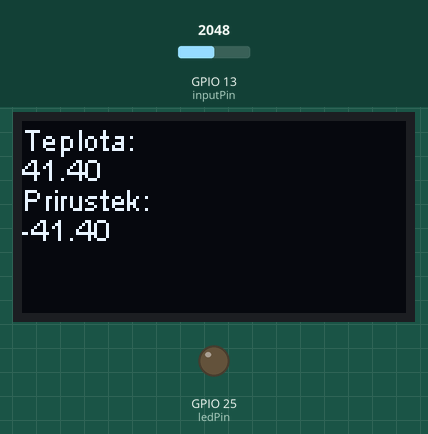
Simulated run of this sketch. Board: ESP32. Parts: 128×64 one-colour display, output pins drawn as LEDs (lit = HIGH). The test bench sets the inputs (shaded band); at power-on: GPIO 13 (inputPin) = 2048. What the sketch prints to the serial monitor is not drawn.

Above: at 3.2 s.
3.3 s: GPIO 13 (inputPin) set to 2441
At 3.71 s:
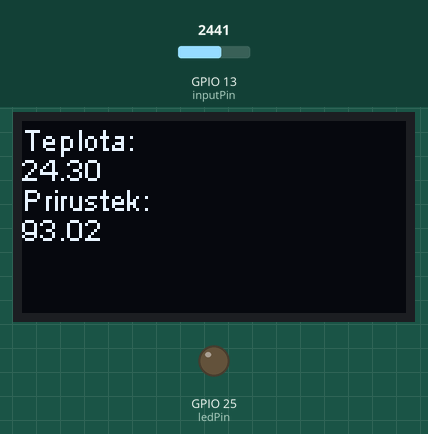
5.9 s: GPIO 13 (inputPin) set to 2556
At 6.14 s:
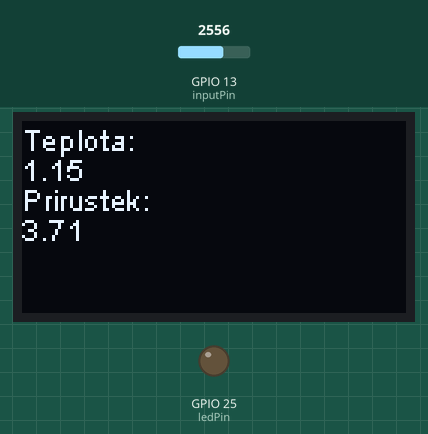
7.4 s: GPIO 13 (inputPin) set to 2866
At 11.8 s:
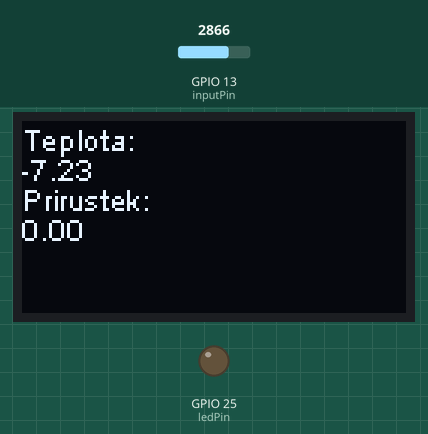
Timing chart, 0 to 13.3 s (numbered marks = the images above; inputs shaded):
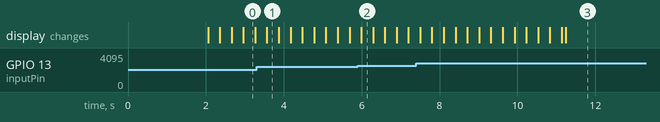

The sketch:

main.ino
```cpp
#include "Arduino.h"
#include "heltec.h"
#include "images.h"

const int numReadings = 100;


/* Termistor settings */
const int rezistor = 47000; //22000
const int termNom = 22000;
const int refTemp = 25;
const int beta = 3950;


float readings[numReadings];      // the readings from the analog input
int readIndex = 0;              // the index of the current reading
float total = 0;                  // the running total
float average = 0;                // the average

float tempDiffArr[60];
unsigned long tempDiffIndex = 0;
float tempDiff;

const int inputPin = 13; // THERMISTOR PIN
const int ledPin = 25;

const unsigned long interval = 1000;
unsigned long startMillis;

unsigned long LEDMillis;

void setup() {
	pinMode(ledPin, OUTPUT);

	Heltec.begin(true /*DisplayEnable Enable*/, false /*LoRa Disable*/, true /*Serial Enable*/);
	Heltec.display->flipScreenVertically();
	Heltec.display->clear();
	Heltec.display->setFont(ArialMT_Plain_10);

	Heltec.display->drawXbm(0, 0, nerudny_logo_width, nerudny_logo_height, nerudny_logo_bits);
  Heltec.display->drawString(60, 20, "Nerudny");
  Heltec.display->drawString(60, 30, "lezak");
  Heltec.display->drawString(90, 50, "v. 0.0.1");
	Heltec.display->display();
	delay(2000);

	Serial.begin(115200);
	for (int thisReading = 0; thisReading < numReadings; thisReading++) {
	readings[thisReading] = 0; // set the array to 0 on all positions
  	}
	for (int thisReading = 0; thisReading < 60; thisReading++) {
	tempDiffArr[thisReading] = 0;
  	}
	startMillis = millis();
}

void loop() {
	unsigned long currMillis = millis();

	// subtract the last reading:
	total = total - readings[readIndex];
	// read from the sensor:
	readings[readIndex] = ReadVoltage(inputPin);
	// add the reading to the total:
	total = total + readings[readIndex];
	// advance to the next position in the array:
	readIndex = readIndex + 1;

	// if we're at the end of the array...
	if (readIndex >= numReadings) {
	// ...wrap around to the beginning:
	readIndex = 0;
	}

	// calculate the average:
	average = total / numReadings; // THIS!!!
	// send it to the computer as ASCII digits

	average = 4095 / average - 1;
	average = rezistor / average;

	float temp;
	temp = average / termNom;
	temp = log(temp);
	temp /= beta;
	temp += 1.0 / (refTemp+273.15);
	temp = 1.0 / temp;
	temp -= 273.15; // NOW there is the FINAL TEMP

	Serial.println(temp);
	// 1 second pause
	if(!(currMillis - startMillis >= interval)){
		// save to diffTempArr

		tempDiffArr[tempDiffIndex] = temp;
		tempDiffIndex++;
		if (tempDiffIndex>=60){tempDiffIndex=0;}
		startMillis = currMillis;
	}

	tempDiff = tempDiffArr[tempDiffIndex%60] - tempDiffArr[(tempDiffIndex+59)%60];

  	Heltec.display->clear();
	Heltec.display->drawString(0, 0, "Teplota: ");
	Heltec.display->drawString(0, 10, String(temp));
	Heltec.display->drawString(0, 20, "Prirustek: ");
	Heltec.display->drawString(0, 30, String(tempDiff));
  	Heltec.display->display();


	delay(10);        // delay in between reads for stability
}

double ReadVoltage(byte pin){
  double reading = analogRead(pin); // Reference voltage is 3v3 so maximum reading is 3v3 = 4095 in range 0 to 4095
  if(reading < 1 || reading >= 4095)
    //return 0;
  // return -0.000000000009824 * pow(reading,3) + 0.000000016557283 * pow(reading,2) + 0.000854596860691 * reading + 0.065440348345433;
  return -0.000000000000016 * pow(reading,4) + 0.000000000118171 * pow(reading,3)- 0.000000301211691 * pow(reading,2)+ 0.001109019271794 * reading + 0.034143524634089;
} // Added an improved polynomial, use either, comment out as required
```

Source omitted: images.h (data table, 2508 bytes)
